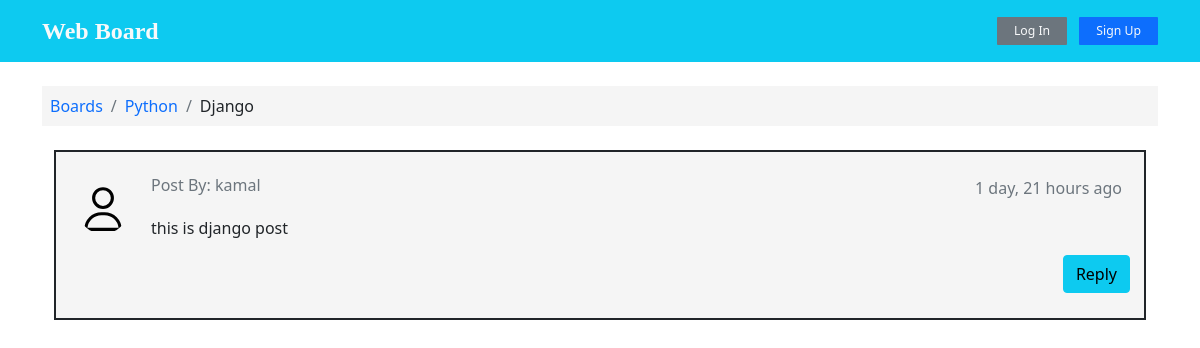
The app's page /Python/Django/48/post/ with its own data.
### boards/models.py (models this page shows, shortened)
class Topic(models.Model):
    subject = models.CharField(max_length=99)
    created_at = models.DateTimeField(auto_now_add=True)
    board = models.ForeignKey(Board, on_delete=models.CASCADE, related_name='topics')
    starter = models.ForeignKey(User, on_delete= models.CASCADE, related_name='topics')
    message = models.TextField(max_length=250)

class Board(models.Model):
    name = models.CharField(max_length=15, unique=True)
    description = models.CharField(max_length=200)
    def __str__(self):
        return self.name

class Post(models.Model):
    message = models.TextField(max_length=250)
    topic = models.ForeignKey(Topic, on_delete=models.CASCADE, related_name='post_topic')
    created_at = models.DateTimeField(auto_now_add=True)
    updated_at = models.DateTimeField(null=True)
    created_by = models.ForeignKey(User, on_delete= models.CASCADE, related_name='post')
    updated_by = models.ForeignKey(User, on_delete= models.CASCADE,null=True, related_name='+' )

### boards/views.py (the view)
# urls.py: url(r'^delete-post/(?P<id>\d+)$', views.delete_post, name='delete-post'),
def post(request, board_name, topic_subject, topic_pk):
    topic = Topic.objects.get(pk=topic_pk)
    post = Post.objects.filter(topic__pk=topic_pk)
    post_form = PostForm()
    ctx = {'topic': topic,'post':post, 'post_form':post_form, 'login_form':loginform, 'signup_form': signupform}
    return render(request, 'topic_post.html', ctx )

### templates/topic_post.html (shortened to what this page needs)
{% extends 'base.html' %}
{% load static %}
{% load custom_tags %}
{% load humanize %}
{% block head %}
<link rel="stylesheet" href="{% static 'css/index.css' %}">
{% endblock %}
{% block content %}
<div class="container">
  <ol class="breadcrumb my-4 p-2" style="background-color: whitesmoke;" >
    <li class="breadcrumb-item"> <a class="text-decoration-none" href="{% url 'boards:home' %}"> Boards</a></li>
    <li class="breadcrumb-item "> <a class="text-decoration-none" href="{% url 'boards:topic-list' topic.board %}">{{topic.board}}</a></li>
    <li class="breadcrumb-item">{{topic.subject}}</li>
  </ol>
{% for item in topic.post_topic.all %}
<div class="container mb-3" {% if not forloop.first %} id='reply' {% endif %} >
      <div class="card {% if forloop.first %} border border-2 border-dark {% endif %} ">
          <div class="comment-widgets mb-0 ">
              <div class="d-flex flex-row comment-row m-t-0">
                {% if forloop.first %}
                  <div class="p-2"><img src="{% static 'images/avatar.svg' %}" alt="user" width="50" class="rounded-circle"></div>
                  {% endif %}
                  <div class="comment-text w-100">
                    <div class='d-flex justify-content-between'>
                      <h6 class="font-medium text-muted">{% if forloop.first %} Post By: {% else %}Replied By: {% endif %} {{ item.created_by }}</h6>
                      <p class="text-muted text-end mx-2">{{ item.created_at|naturaltime }}</p>
                    </div>
                      <span class="m-b-15 d-block">{{ item.message }}</span>
                      <div class="text-end">
                      {% if forloop.first %}
                        {% if user.is_authenticated %}
                        <button type="button" class="btn btn-info border-0" data-bs-toggle="modal" data-bs-target="#replytopic">Reply</button>
                        {% else %}
                        <button type="button"  data-bs-toggle="modal" data-bs-target="#login"  class="btn btn-info">Reply</button>
                        {% endif %}
                      {% endif %}
                      </div>
                  </div>
              </div>
          </div>
      </div>
 </div>
{% endfor %}
</div>
{% endblock %}

### static/css/index.css (style rules this page uses)
.card { position: relative; display: -webkit-box; display: -ms-flexbox; display: flex; -webkit-box-orient: vertical; -webkit-box-direction: normal; -ms-flex-direction: column; flex-direction: column; min-width: 0; word-wrap: break-word; background-color: whitesmoke; background-clip: border-box; border: 0px solid transparent; border-radius: 0px }
.comment-widgets { position: relative; margin-bottom: 10px }
.comment-widgets .comment-row { border-bottom: 1px solid transparent; padding: 14px; display: -webkit-box; display: -ms-flexbox; display: flex; margin: 10px 0 }
.p-2 { padding: 0.5rem !important }
.comment-text { padding-left: 15px }
.w-100 { width: 100% !important }
.m-b-15 { margin-bottom: 15px }

### records on screen
Topic: board "Python", subject "Django"
Post: created_by "kamal", created_at "1 day, 21 hours ago", message "this is django post"
